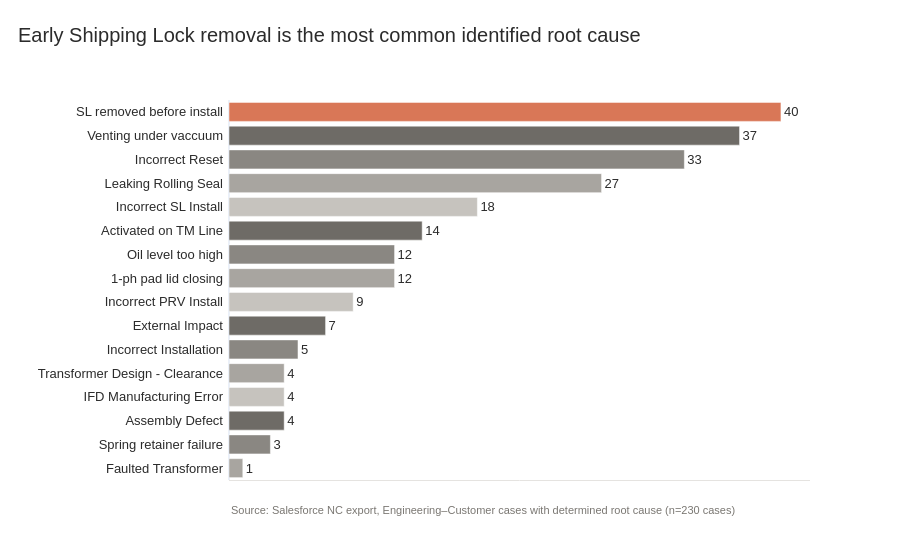

This figure's notebook cell:
### Markdown cell above
Same breakdown excluding Undetermined and Other - shows what we actually know

### Code cell
fig_rootcause_known_bar = ranked_bar(
    rootcause_known_counts, "Root Cause", "SL removed before install",
    "Early Shipping Lock removal is the most common identified root cause",
)
add_source(fig_rootcause_known_bar, f"Source: Salesforce NC export, Engineering–Customer cases with determined root cause (n={len(df_rootcause_filtered)} cases)")
fig_rootcause_known_bar.show()

### Figure 1 — Plotly figure (JSON) as saved in the notebook; plotly's stock layout.template omitted (floating-point values rounded to 4 significant figures)
{"data": [{"hovertemplate": "Root Cause=%{y}<br>Count=%{text}<extra></extra>", "legendgroup": "SL removed before install", "marker": {"color": "#D97757", "pattern": {"shape": ""}}, "name": "SL removed before install", "orientation": "h", "showlegend": true, "text": [40.0], "textposition": "outside", "type": "bar", "x": [40], "xaxis": "x", "y": ["SL removed before install"], "yaxis": "y"}, {"hovertemplate": "Root Cause=%{y}<br>Count=%{text}<extra></extra>", "legendgroup": "Venting under vaccuum", "marker": {"color": "#6E6B66", "pattern": {"shape": ""}}, "name": "Venting under vaccuum", "orientation": "h", "showlegend": true, "text": [37.0], "textposition": "outside", "type": "bar", "x": [37], "xaxis": "x", "y": ["Venting under vaccuum"], "yaxis": "y"}, {"hovertemplate": "Root Cause=%{y}<br>Count=%{text}<extra></extra>", "legendgroup": "Incorrect Reset", "marker": {"color": "#8A8782", "pattern": {"shape": ""}}, "name": "Incorrect Reset", "orientation": "h", "showlegend": true, "text": [33.0], "textposition": "outside", "type": "bar", "x": [33], "xaxis": "x", "y": ["Incorrect Reset"], "yaxis": "y"}, {"hovertemplate": "Root Cause=%{y}<br>Count=%{text}<extra></extra>", "legendgroup": "Leaking Rolling Seal", "marker": {"color": "#A8A5A0", "pattern": {"shape": ""}}, "name": "Leaking Rolling Seal", "orientation": "h", "showlegend": true, "text": [27.0], "textposition": "outside", "type": "bar", "x": [27], "xaxis": "x", "y": ["Leaking Rolling Seal"], "yaxis": "y"}, {"hovertemplate": "Root Cause=%{y}<br>Count=%{text}<extra></extra>", "legendgroup": "Incorrect SL Install", "marker": {"color": "#C6C3BE", "pattern": {"shape": ""}}, "name": "Incorrect SL Install", "orientation": "h", "showlegend": true, "text": [18.0], "textposition": "outside", "type": "bar", "x": [18], "xaxis": "x", "y": ["Incorrect SL Install"], "yaxis": "y"}, {"hovertemplate": "Root Cause=%{y}<br>Count=%{text}<extra></extra>", "legendgroup": "Activated on TM Line", "marker": {"color": "#6E6B66", "pattern": {"shape": ""}}, "name": "Activated on TM Line", "orientation": "h", "showlegend": true, "text": [14.0], "textposition": "outside", "type": "bar", "x": [14], "xaxis": "x", "y": ["Activated on TM Line"], "yaxis": "y"}, {"hovertemplate": "Root Cause=%{y}<br>Count=%{text}<extra></extra>", "legendgroup": "Oil level too high", "marker": {"color": "#8A8782", "pattern": {"shape": ""}}, "name": "Oil level too high", "orientation": "h", "showlegend": true, "text": [12.0], "textposition": "outside", "type": "bar", "x": [12], "xaxis": "x", "y": ["Oil level too high"], "yaxis": "y"}, {"hovertemplate": "Root Cause=%{y}<br>Count=%{text}<extra></extra>", "legendgroup": "1-ph pad lid closing", "marker": {"color": "#A8A5A0", "pattern": {"shape": ""}}, "name": "1-ph pad lid closing", "orientation": "h", "showlegend": true, "text": [12.0], "textposition": "outside", "type": "bar", "x": [12], "xaxis": "x", "y": ["1-ph pad lid closing"], "yaxis": "y"}, {"hovertemplate": "Root Cause=%{y}<br>Count=%{text}<extra></extra>", "legendgroup": "Incorrect PRV Install", "marker": {"color": "#C6C3BE", "pattern": {"shape": ""}}, "name": "Incorrect PRV Install", "orientation": "h", "showlegend": true, "text": [9.0], "textposition": "outside", "type": "bar", "x": [9], "xaxis": "x", "y": ["Incorrect PRV Install"], "yaxis": "y"}, {"hovertemplate": "Root Cause=%{y}<br>Count=%{text}<extra></extra>", "legendgroup": "External Impact", "marker": {"color": "#6E6B66", "pattern": {"shape": ""}}, "name": "External Impact", "orientation": "h", "showlegend": true, "text": [7.0], "textposition": "outside", "type": "bar", "x": [7], "xaxis": "x", "y": ["External Impact"], "yaxis": "y"}, {"hovertemplate": "Root Cause=%{y}<br>Count=%{text}<extra></extra>", "legendgroup": "Incorrect Installation", "marker": {"color": "#8A8782", "pattern": {"shape": ""}}, "name": "Incorrect Installation", "orientation": "h", "showlegend": true, "text": [5.0], "textposition": "outside", "type": "bar", "x": [5], "xaxis": "x", "y": ["Incorrect Installation"], "yaxis": "y"}, {"hovertemplate": "Root Cause=%{y}<br>Count=%{text}<extra></extra>", "legendgroup": "Transformer Design - Clearance", "marker": {"color": "#A8A5A0", "pattern": {"shape": ""}}, "name": "Transformer Design - Clearance", "orientation": "h", "showlegend": true, "text": [4.0], "textposition": "outside", "type": "bar", "x": [4], "xaxis": "x", "y": ["Transformer Design - Clearance"], "yaxis": "y"}, {"hovertemplate": "Root Cause=%{y}<br>Count=%{text}<extra></extra>", "legendgroup": "IFD Manufacturing Error", "marker": {"color": "#C6C3BE", "pattern": {"shape": ""}}, "name": "IFD Manufacturing Error", "orientation": "h", "showlegend": true, "text": [4.0], "textposition": "outside", "type": "bar", "x": [4], "xaxis": "x", "y": ["IFD Manufacturing Error"], "yaxis": "y"}, {"hovertemplate": "Root Cause=%{y}<br>Count=%{text}<extra></extra>", "legendgroup": "Assembly Defect", "marker": {"color": "#6E6B66", "pattern": {"shape": ""}}, "name": "Assembly Defect", "orientation": "h", "showlegend": true, "text": [4.0], "textposition": "outside", "type": "bar", "x": [4], "xaxis": "x", "y": ["Assembly Defect"], "yaxis": "y"}, {"hovertemplate": "Root Cause=%{y}<br>Count=%{text}<extra></extra>", "legendgroup": "Spring retainer failure", "marker": {"color": "#8A8782", "pattern": {"shape": ""}}, "name": "Spring retainer failure", "orientation": "h", "showlegend": true, "text": [3.0], "textposition": "outside", "type": "bar", "x": [3], "xaxis": "x", "y": ["Spring retainer failure"], "yaxis": "y"}, {"hovertemplate": "Root Cause=%{y}<br>Count=%{text}<extra></extra>", "legendgroup": "Faulted Transformer", "marker": {"color": "#A8A5A0", "pattern": {"shape": ""}}, "name": "Faulted Transformer", "orientation": "h", "showlegend": true, "text": [1.0], "textposition": "outside", "type": "bar", "x": [1], "xaxis": "x", "y": ["Faulted Transformer"], "yaxis": "y"}], "layout": {"annotations": [{"font": {"color": "#7A7772", "size": 11}, "showarrow": false, "text": "Source: Salesforce NC export, Engineering–Customer cases with determined root cause (n=230 cases)", "x": 0, "xanchor": "left", "xref": "paper", "y": -0.1, "yref": "paper"}], "barmode": "relative", "legend": {"title": {"text": "Root Cause"}, "tracegroupgap": 0}, "showlegend": false, "title": {"text": "Early Shipping Lock removal is the most common identified root cause"}, "xaxis": {"anchor": "y", "domain": [0, 1], "showgrid": false, "showticklabels": false, "title": {"text": ""}}, "yaxis": {"anchor": "x", "categoryarray": ["Faulted Transformer", "Spring retainer failure", "Assembly Defect", "IFD Manufacturing Error", "Transformer Design - Clearance", "Incorrect Installation", "External Impact", "Incorrect PRV Install", "1-ph pad lid closing", "Oil level too high", "Activated on TM Line", "Incorrect SL Install", "Leaking Rolling Seal", "Incorrect Reset", "Venting under vaccuum", "SL removed before install"], "categoryorder": "array", "domain": [0, 1], "title": {"text": ""}}}}
